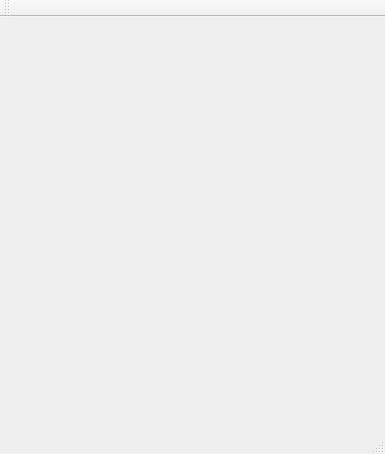
<?xml version="1.0" encoding="UTF-8"?>
<ui version="4.0">
 <class>MainWindowTetris</class>
 <widget class="QMainWindow" name="MainWindowTetris">
  <property name="geometry">
   <rect>
    <x>0</x>
    <y>0</y>
    <width>385</width>
    <height>454</height>
   </rect>
  </property>
  <property name="windowTitle">
   <string>MainWindowTetris</string>
  </property>
  <widget class="QWidget" name="centralWidget"/>
  <widget class="QMenuBar" name="menuBar">
   <property name="geometry">
    <rect>
     <x>0</x>
     <y>0</y>
     <width>385</width>
     <height>26</height>
    </rect>
   </property>
  </widget>
  <widget class="QToolBar" name="mainToolBar">
   <attribute name="toolBarArea">
    <enum>TopToolBarArea</enum>
   </attribute>
   <attribute name="toolBarBreak">
    <bool>false</bool>
   </attribute>
  </widget>
  <widget class="QStatusBar" name="statusBar"/>
 </widget>
 <layoutdefault spacing="6" margin="11"/>
 <resources/>
 <connections/>
</ui>
